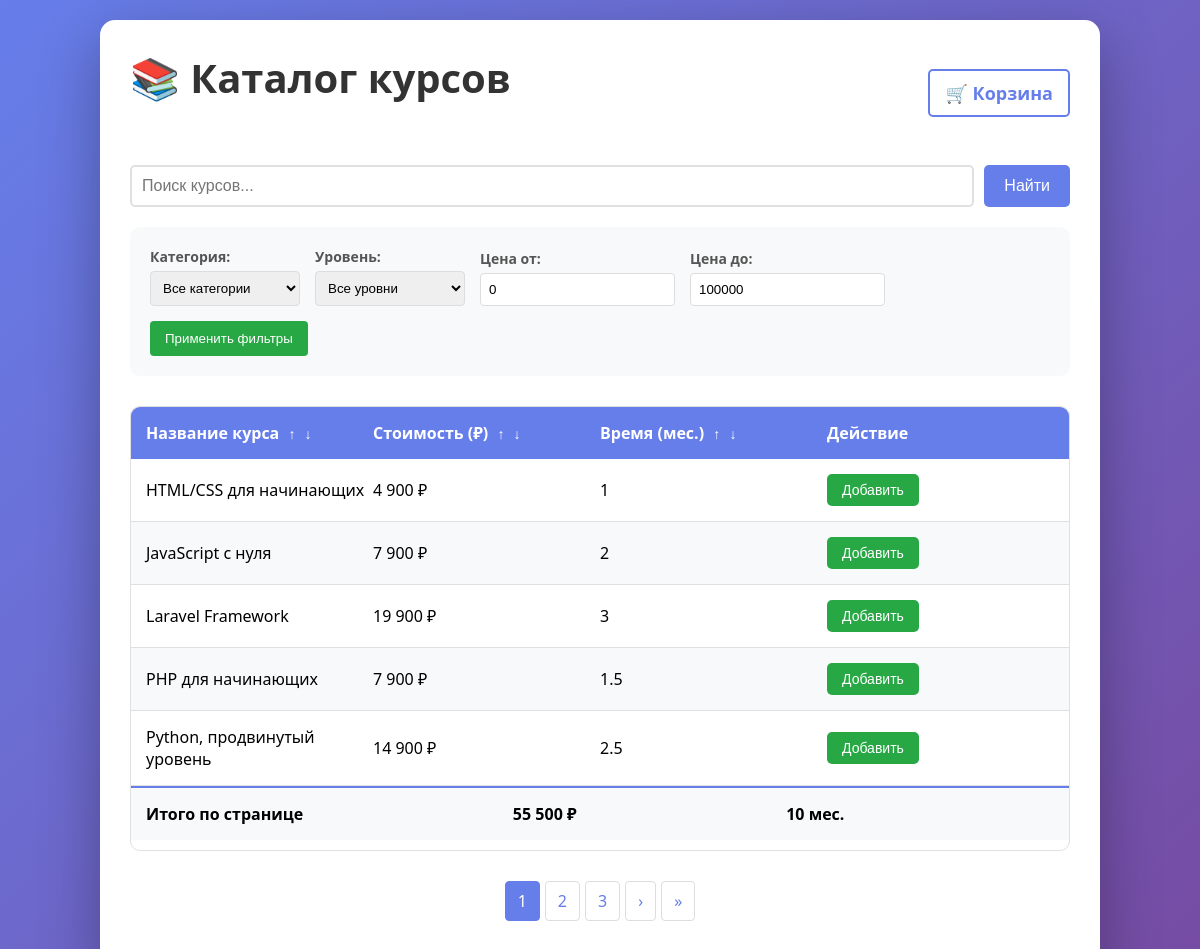
The page /Database/catalog/index.php on the database its author committed.
### tables this page shows
CREATE TABLE `products` (
  `id` int(11) NOT NULL,
  `name` varchar(255) NOT NULL,
  `price` decimal(10,2) NOT NULL,
  `duration` float NOT NULL,
  `category` varchar(100) DEFAULT NULL,
  `level` enum('Начальный','Средний','Продвинутый') DEFAULT 'Начальный',
  `created_at` timestamp NOT NULL DEFAULT current_timestamp()
);

### Database/catalog/index.php (the view, shortened to what this page needs)
<?php
$limit = 5;
$page = isset($_GET['page']) ? (int)$_GET['page'] : 1;
$offset = ($page - 1) * $limit;
$sort = isset($_GET['sort']) ? $_GET['sort'] : 'name';
$order = isset($_GET['order']) ? $_GET['order'] : 'ASC';
$category = isset($_GET['category']) ? $_GET['category'] : '';
$level = isset($_GET['level']) ? $_GET['level'] : '';
$price_min = isset($_GET['price_min']) ? (float)$_GET['price_min'] : 0;
$price_max = isset($_GET['price_max']) ? (float)$_GET['price_max'] : 100000;
$search = isset($_GET['search']) ? $_GET['search'] : '';
$database = new Database();
$db = $database->getConnection();
$where_sql = "";
$count_query = "SELECT COUNT(*) as total FROM products $where_sql";
$count_stmt = $db->prepare($count_query);
$count_stmt->execute();
$total_records = $count_stmt->fetch(PDO::FETCH_ASSOC)['total'];
$total_pages = ceil($total_records / $limit);
$query = "SELECT * FROM products $where_sql ORDER BY $sort $order LIMIT :limit OFFSET :offset";
$stmt = $db->prepare($query);
$stmt->bindValue(':limit', $limit, PDO::PARAM_INT);
$stmt->bindValue(':offset', $offset, PDO::PARAM_INT);
$stmt->execute();
$products = $stmt->fetchAll(PDO::FETCH_ASSOC);
?>
<!DOCTYPE html>
<html lang="ru">
<head>
    <link rel="stylesheet" href="css/style.css">
</head>
<body>
    <div class="container">
        <div class="header">
            <h1>📚 Каталог курсов</h1>
            <div class="cart-info">
                <a href="cart.php" class="cart-link">
                    🛒 Корзина
                </a>
            </div>
        </div>
        <div class="search-section">
            <form action="index.php" method="GET" class="search-form">
                <input type="text" name="search" placeholder="Поиск курсов..." value="<?php echo htmlspecialchars($search); ?>">
                <button type="submit">Найти</button>
            </form>
        </div>
        <div class="filters-section">
            <form action="index.php" method="GET" class="filters-form">
                <div class="filter-group">
                    <label>Категория:</label>
                    <select name="category">
                        <option value="">Все категории</option>
                    </select>
                </div>
                <div class="filter-group">
                    <label>Уровень:</label>
                    <select name="level">
                        <option value="">Все уровни</option>
                    </select>
                </div>
                <div class="filter-group">
                    <label>Цена от:</label>
                    <input type="number" name="price_min" value="<?php echo $price_min; ?>" min="0">
                </div>
                <div class="filter-group">
                    <label>Цена до:</label>
                    <input type="number" name="price_max" value="<?php echo $price_max; ?>" min="0">
                </div>
                <?php
                $query_params = [
                    'search' => $search,
                    'category' => $category,
                    'level' => $level,
                    'price_min' => $price_min,
                    'price_max' => $price_max
                ];
                $query_string = http_build_query($query_params);
                ?>
                <button type="submit">Применить фильтры</button>
            </form>
        </div>
        <section class="pricing-table">
            <div class="table-header">
                <p>
                    Название курса
                    <a href="?sort=name&order=ASC&<?php echo $query_string; ?>">↑</a>
                    <a href="?sort=name&order=DESC&<?php echo $query_string; ?>">↓</a>
                </p>
                <p>
                    Стоимость (₽)
                    <a href="?sort=price&order=ASC&<?php echo $query_string; ?>">↑</a>
                    <a href="?sort=price&order=DESC&<?php echo $query_string; ?>">↓</a>
                </p>
                <p>
                    Время (мес.)
                    <a href="?sort=duration&order=ASC&<?php echo $query_string; ?>">↑</a>
                    <a href="?sort=duration&order=DESC&<?php echo $query_string; ?>">↓</a>
                </p>
                <p>Действие</p>
            </div>
            <div id="table-body">
                <?php foreach ($products as $product): ?>
                <div class="product-row">
                    <p><?php echo htmlspecialchars($product['name']); ?></p>
                    <p><?php echo number_format($product['price'], 0, '.', ' '); ?> ₽</p>
                    <p><?php echo $product['duration']; ?></p>
                    <form action="add_to_cart.php" method="POST">
                        <button type="submit" class="add-to-cart">Добавить</button>
                    </form>
                </div>
                <?php endforeach; ?>
            </div>
            <?php
            $total_price = array_sum(array_column($products, 'price'));
            $total_duration = array_sum(array_column($products, 'duration'));
            ?>
            <div class="total-row" id="total-row">
                <p><b>Итого по странице</b></p>
                <p><b><?php echo number_format($total_price, 0, '.', ' '); ?> ₽</b></p>
                <p><b><?php echo $total_duration; ?> мес.</b></p>
            </div>
        </section>
        <?php if ($total_pages > 1): ?>
        <div class="pagination">
            <?php
            $start = max(1, $page - 2);
            $end = min($total_pages, $page + 2);
            for ($i = $start; $i <= $end; $i++):
            ?>
                <a href="?page=<?php echo $i; ?>&sort=<?php echo urlencode($sort); ?>&order=<?php echo urlencode($order); ?>&<?php echo $query_string; ?>" class="<?php echo $i == $page ? 'active' : ''; ?>">
                    <?php echo $i; ?>
                </a>
            <?php endfor; ?>
            <?php if ($page < $total_pages): ?>
                <a href="?page=<?php echo $page + 1; ?>&sort=<?php echo urlencode($sort); ?>&order=<?php echo urlencode($order); ?>&<?php echo $query_string; ?>">›</a>
                <a href="?page=<?php echo $total_pages; ?>&sort=<?php echo urlencode($sort); ?>&order=<?php echo urlencode($order); ?>&<?php echo $query_string; ?>">»</a>
            <?php endif; ?>
        </div>
        <?php endif; ?>
    </div>
</body>
</html>

### Database/catalog/css/style.css (style rules this page uses)
* { margin: 0; padding: 0; box-sizing: border-box; }
body { font-family: 'Segoe UI', Tahoma, Geneva, Verdana, sans-serif; background: linear-gradient(135deg, #667eea 0%, #764ba2 100%); min-height: 100vh; padding: 20px; }
.container { max-width: 1000px; margin: 0 auto; background: white; border-radius: 15px; padding: 30px; box-shadow: 0 20px 60px rgba(0,0,0,0.3); }
h1 { text-align: center; color: #333; margin-bottom: 30px; font-size: 2.5em; }
.search-section { margin-bottom: 20px; }
.search-form { display: flex; gap: 10px; }
.search-form input[type="text"] { flex: 1; padding: 10px; border: 2px solid #e0e0e0; border-radius: 5px; font-size: 16px; }
.search-form button { padding: 10px 20px; background: #667eea; color: white; border: none; border-radius: 5px; cursor: pointer; font-size: 16px; }
.filters-section { background: #f8f9fa; padding: 20px; border-radius: 10px; margin-bottom: 30px; }
.filters-form { display: flex; flex-wrap: wrap; gap: 15px; align-items: flex-end; }
.filter-group { display: flex; flex-direction: column; gap: 5px; min-width: 150px; }
.filter-group label { font-weight: bold; color: #555; font-size: 14px; }
.filter-group select, .filter-group input { padding: 8px; border: 1px solid #ddd; border-radius: 4px; }
.filters-form button { padding: 8px 15px; background: #28a745; color: white; border: none; border-radius: 4px; cursor: pointer; height: 35px; }
.pricing-table { border: 1px solid #e0e0e0; border-radius: 10px; overflow: hidden; margin-bottom: 20px; }
.table-header { display: grid; grid-template-columns: repeat(4, 1fr); background: #667eea; color: white; padding: 15px; font-weight: bold; }
.table-header p { margin: 0; }
.table-header a { color: white; text-decoration: none; margin-left: 5px; font-size: 14px; }
.product-row { display: grid; grid-template-columns: repeat(4, 1fr); padding: 15px; border-bottom: 1px solid #e0e0e0; align-items: center; }
.product-row:nth-child(even) { background: #f8f9fa; }
.product-row button { background: #28a745; color: white; border: none; padding: 8px 15px; border-radius: 5px; cursor: pointer; font-size: 14px; transition: background 0.3s; width: fit-content; }
.total-row { display: grid; grid-template-columns: repeat(4, 1fr); padding: 15px; background: #f8f9fa; font-weight: bold; border-top: 2px solid #667eea; }
.pagination { display: flex; justify-content: center; gap: 5px; margin: 30px 0 20px; }
.pagination a { padding: 8px 12px; border: 1px solid #ddd; text-decoration: none; color: #667eea; border-radius: 4px; transition: all 0.3s; }
.pagination a.active { background: #667eea; color: white; border-color: #667eea; }
.header { display: flex; justify-content: space-between; align-items: center; margin-bottom: 30px; }
.cart-info { font-size: 18px; }
.cart-link { text-decoration: none; color: #667eea; font-weight: bold; padding: 10px 15px; border: 2px solid #667eea; border-radius: 5px; transition: all 0.3s; }
.total-row { display: flex; justify-content: space-between; margin-bottom: 10px; font-size: 16px; }

### rows shown on the page
products: name "HTML/CSS для начинающих", price "4 900", duration "1"
products: name "JavaScript с нуля", price "7 900", duration "2"
products: name "Laravel Framework", price "19 900", duration "3"
products: name "PHP для начинающих", price "7 900", duration "1.5"
products: name "Python, продвинутый уровень", price "14 900", duration "2.5"

### other values the page prints
$total_price "55 500"
$total_duration "10"
